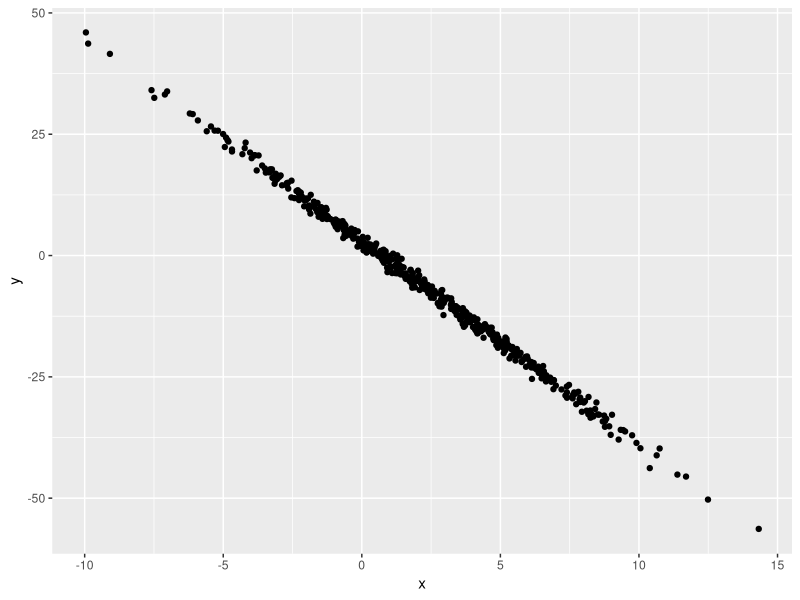
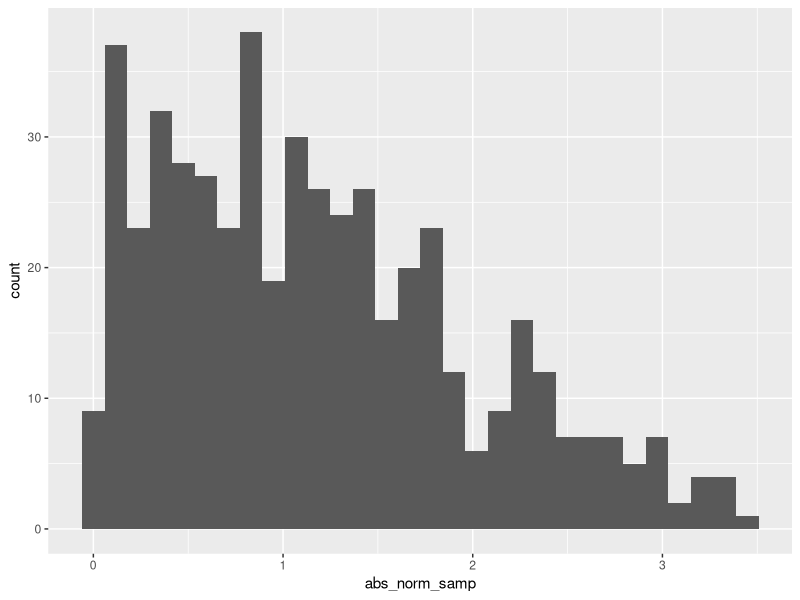

Generate these figures, in order, with R:
## ---- chunk 1
 samp = rnorm(100)
length(samp)
## ---- chunk 2
library(tidyverse)

plot_df = tibble(
  x = rnorm(500, mean = 2, sd = 4),
  y = 3 - 4.2 * x + rnorm(500)
)


ggplot(plot_df, aes(x = x, y = y)) + geom_point()
## ---- chunk 3

la_df = tibble (
  norm_samp = rnorm(500, mean = 1),
  norm_samp_pos = norm_samp > 0, 
  abs_norm_samp = abs(norm_samp)
)

ggplot(la_df, aes(x =abs_norm_samp)) + geom_histogram()

median_samp = median(pull(la_df, norm_samp))
